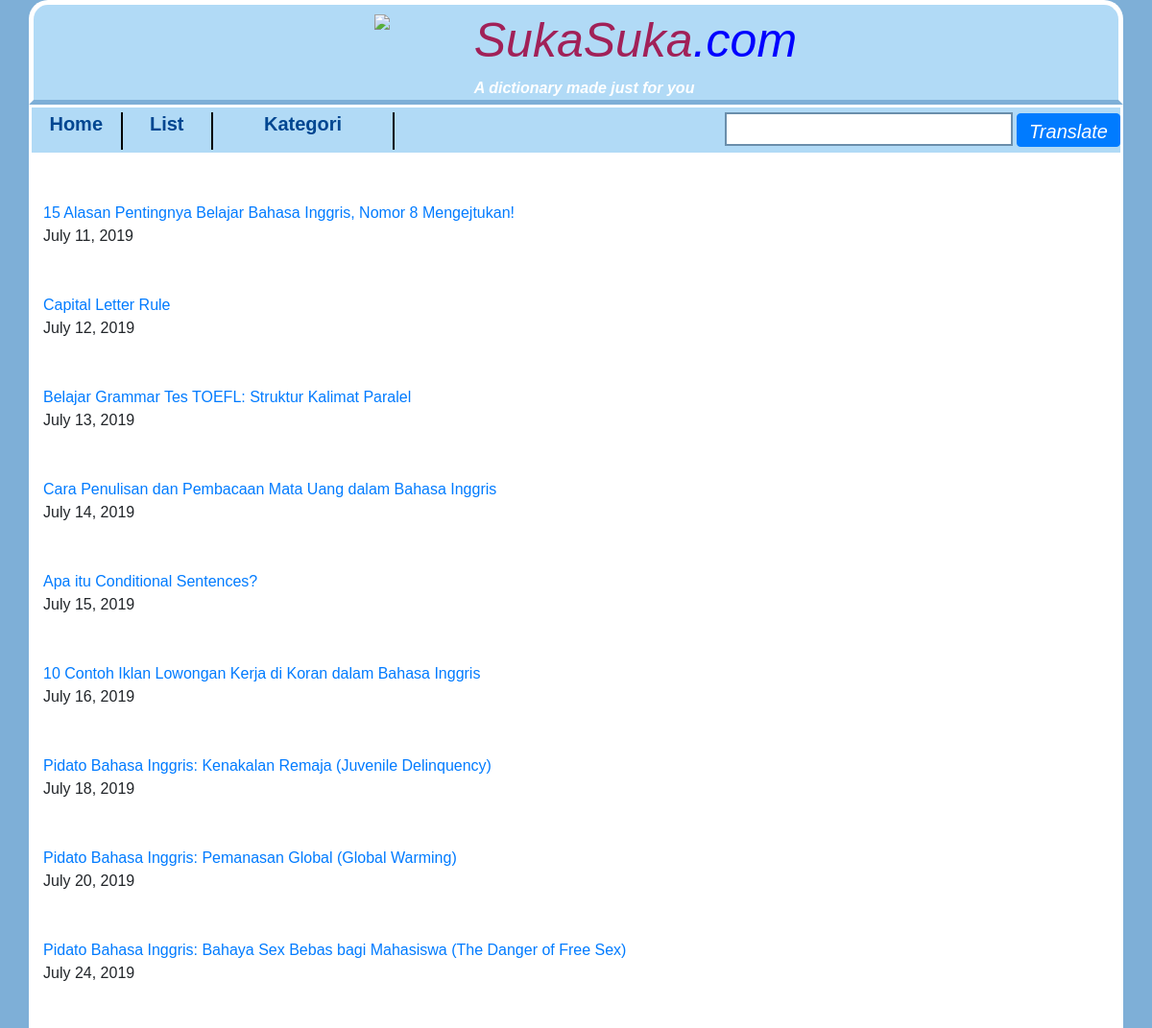
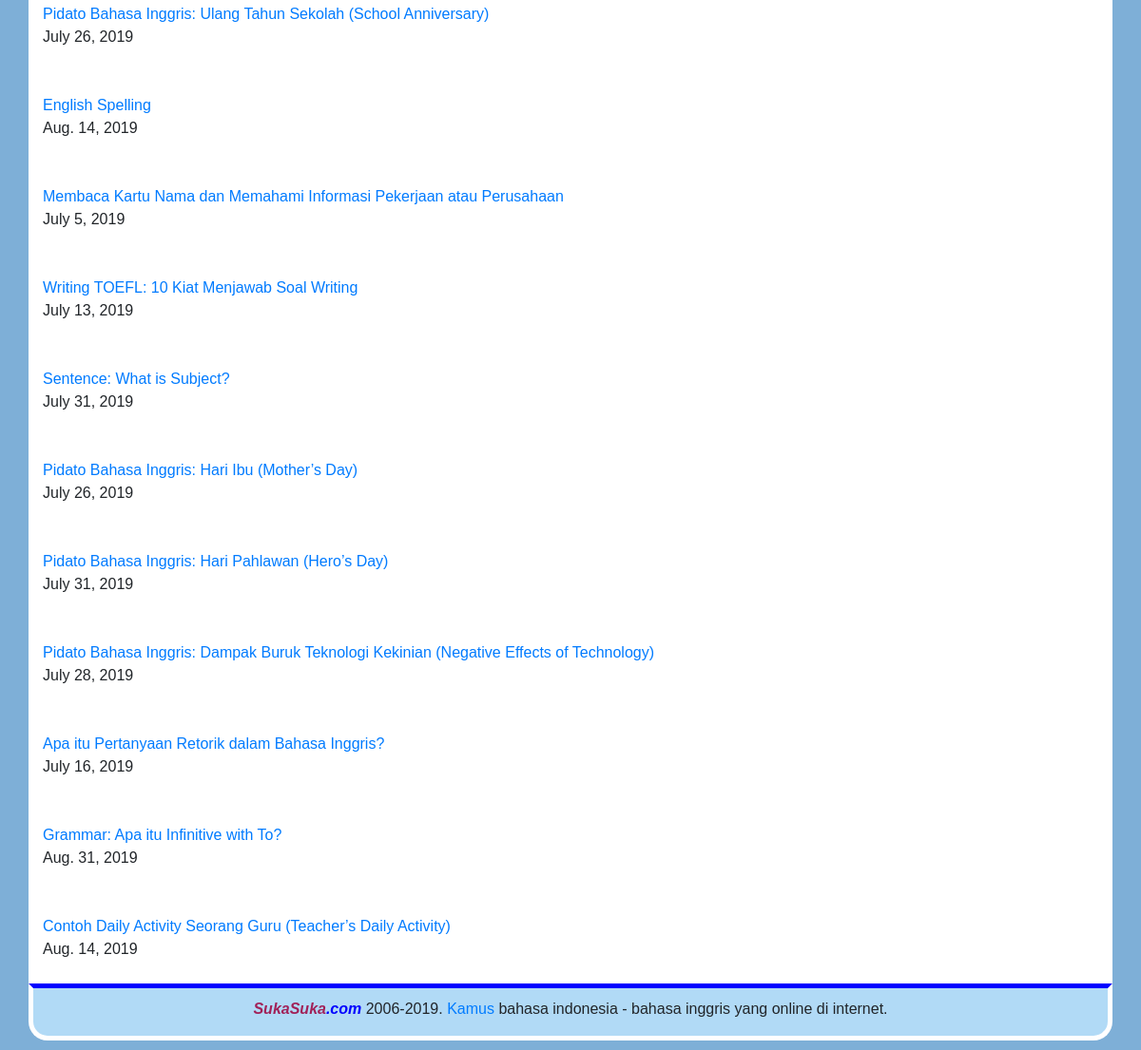
Page /list/ on the committed database (2 pictures, top to bottom).
### ATA/models.py (models this page shows)
class Artikel(models.Model):
    foto = models.CharField(max_length=100)
    judul = models.CharField(max_length=100)
    tanggal = models.DateField()
    isi = models.TextField()
    kategori = models.CharField(max_length=100)

### ATA/views.py (the view)
# urls.py: path('list/', views.listArtikel, name='list_artikel')
def listArtikel(request):
    artikel = Artikel.objects.all()
    return render(request, 'list_artikel.html', {'artikels': artikel})

### ATA/templates/list_artikel.html (shortened to what this page needs)
{%  extends 'base/base.html'  %}
{%  load static  %}
{% block content  %}
<div class="container borderbot" style="background-color: white">
    <div class="row justify-content-centeer">
        <div class="col-md-12">
            <br>
            {% for artikel in artikels %}
            <br>
            <a href="{% url 'artikel_detail' artikel.id  %}">{{ artikel.judul }}</a>
            <br>
            {{ artikel.tanggal }}
            <br><br>
            {% endfor %}
        </div>
    </div>
</div>
{%  endblock %}

### ATA/static/css/main.css (style rules this page uses)
body { background-color: #6D93B3; background-color: #7eafd7; line-height: 1.5; font-family: georgia, verdana, arial; }
.borderbot { -webkit-animation: mymove 5s infinite; animation: mymove 5s infinite; }
.menuhome h5, .textbold, { font-weight: bold; }

### rows in the picture
Artikel: judul "15 Alasan Pentingnya Belajar Bahasa Inggris, Nomor 8 Mengejtukan!", tanggal "July 11, 2019"
Artikel: judul "Capital Letter Rule", tanggal "July 12, 2019"
Artikel: judul "Belajar Grammar Tes TOEFL: Struktur Kalimat Paralel", tanggal "July 13, 2019"
Artikel: judul "Cara Penulisan dan Pembacaan Mata Uang dalam Bahasa Inggris", tanggal "July 14, 2019"
Artikel: judul "Apa itu Conditional Sentences?", tanggal "July 15, 2019"
Artikel: judul "10 Contoh Iklan Lowongan Kerja di Koran dalam Bahasa Inggris", tanggal "July 16, 2019"
Artikel: judul "Pidato Bahasa Inggris: Kenakalan Remaja (Juvenile Delinquency)", tanggal "July 18, 2019"
Artikel: judul "Pidato Bahasa Inggris: Pemanasan Global (Global Warming)", tanggal "July 20, 2019"
Artikel: judul "Pidato Bahasa Inggris: Bahaya Sex Bebas bagi Mahasiswa (The Danger of Free Sex)", tanggal "July 24, 2019"
Artikel: judul "Pidato Bahasa Inggris: Ulang Tahun Sekolah (School Anniversary)", tanggal "July 26, 2019"
Artikel: judul "English Spelling", tanggal "Aug. 14, 2019"
Artikel: judul "Membaca Kartu Nama dan Memahami Informasi Pekerjaan atau Perusahaan", tanggal "July 5, 2019"
Artikel: judul "Writing TOEFL: 10 Kiat Menjawab Soal Writing", tanggal "July 13, 2019"
Artikel: judul "Sentence: What is Subject?", tanggal "July 31, 2019"
Artikel: judul "Pidato Bahasa Inggris: Hari Ibu (Mother’s Day)", tanggal "July 26, 2019"
Artikel: judul "Pidato Bahasa Inggris: Hari Pahlawan (Hero’s Day)", tanggal "July 31, 2019"
Artikel: judul "Pidato Bahasa Inggris: Dampak Buruk Teknologi Kekinian (Negative Effects of Technology)", tanggal "July 28, 2019"
Artikel: judul "Apa itu Pertanyaan Retorik dalam Bahasa Inggris?", tanggal "July 16, 2019"
Artikel: judul "Grammar: Apa itu Infinitive with To?", tanggal "Aug. 31, 2019"
Artikel: judul "Contoh Daily Activity Seorang Guru (Teacher’s Daily Activity)", tanggal "Aug. 14, 2019"
